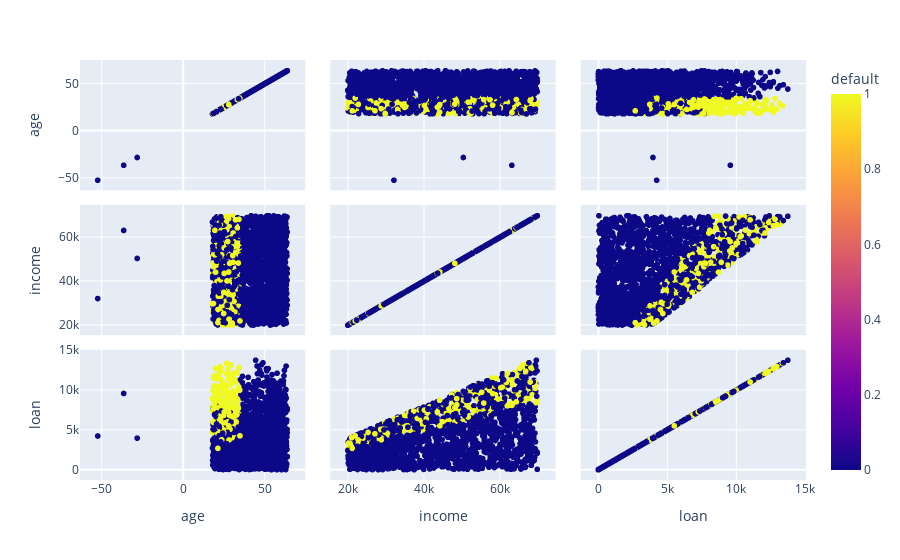

The notebook cell this image was saved under:
### Code cell
# gera uma matriz de dispersão considerando a permutação de todas as dimensões envolvidas
# utiliza a cor para identificar as diferentes classes da coluna alvo
graph = px.scatter_matrix(credit_data, dimensions=['age', 'income', 'loan'], color='default')
graph.show()

### Figure 1 — Plotly figure (JSON) as saved in the notebook; plotly's stock layout.template omitted (floating-point values rounded to 4 significant figures; data arrays with more than 128 entries replaced by an {"elided": "..."} marker saying what was removed)
{"data": [{"dimensions": [{"axis": {"matches": true}, "label": "age", "values": {"elided": "2000 float values"}}, {"axis": {"matches": true}, "label": "income", "values": {"elided": "2000 float values"}}, {"axis": {"matches": true}, "label": "loan", "values": {"elided": "2000 float values"}}], "hovertemplate": "%{xaxis.title.text}=%{x}<br>%{yaxis.title.text}=%{y}<br>default=%{marker.color}<extra></extra>", "legendgroup": "", "marker": {"color": {"elided": "2000 int values"}, "coloraxis": "coloraxis", "symbol": "circle"}, "name": "", "showlegend": false, "type": "splom"}], "layout": {"coloraxis": {"colorbar": {"title": {"text": "default"}}, "colorscale": [[0, "#0d0887"], [0.1111, "#46039f"], [0.2222, "#7201a8"], [0.3333, "#9c179e"], [0.4444, "#bd3786"], [0.5556, "#d8576b"], [0.6667, "#ed7953"], [0.7778, "#fb9f3a"], [0.8889, "#fdca26"], [1, "#f0f921"]]}, "dragmode": "select", "legend": {"tracegroupgap": 0}, "margin": {"t": 60}}}
